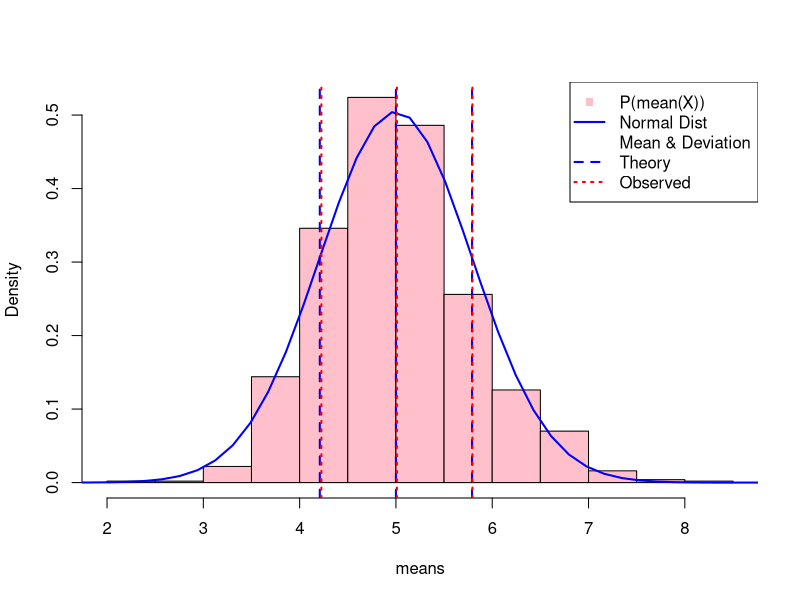
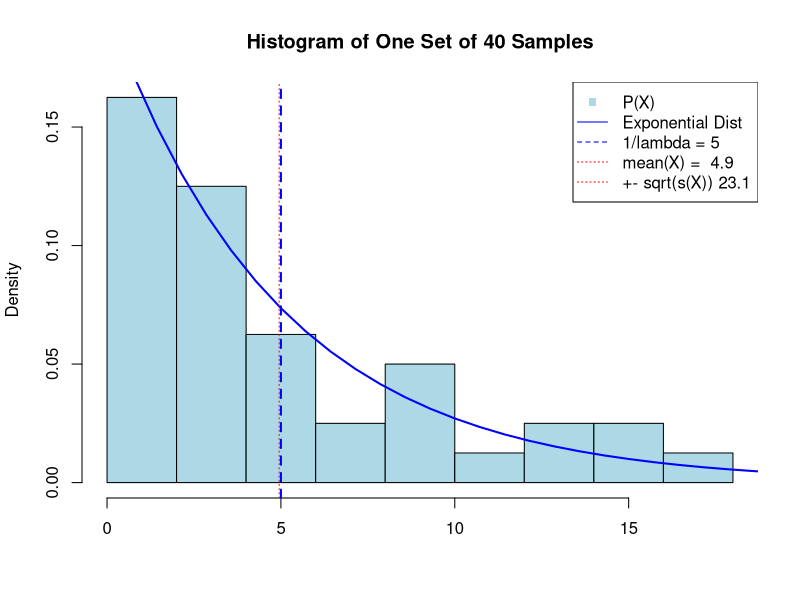
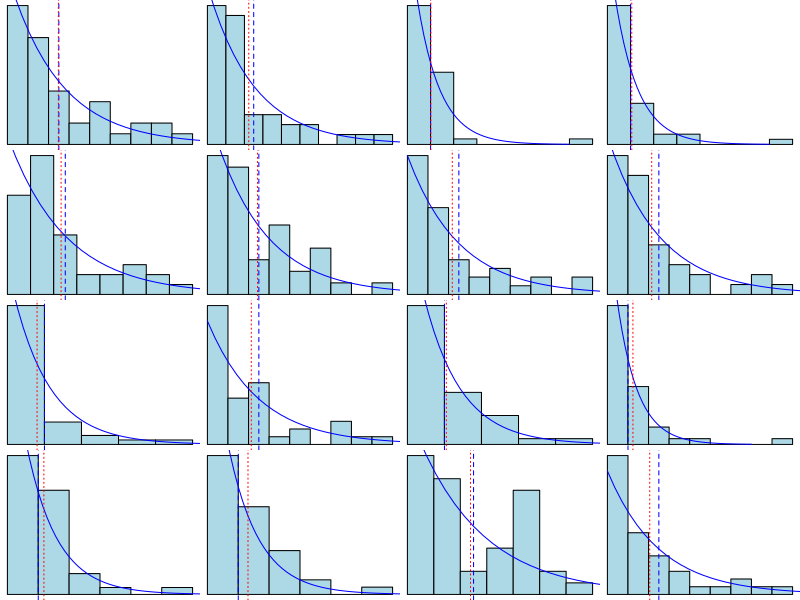

Write the R code that produced these figures, in order.
## ---- chunk 1
# Set the seed, to ensure repeatability
set.seed(1220)
# Set our constants and parameters of our distributions
nosim <- 1000
n <- 40
lambda <- .2
s_theory <- m_theory <- 1/lambda
se_theory <- s_theory/sqrt(n)   # standard deviation of the sample mean
# sample the distribution 40*1000 times
data <- matrix(rexp(n*nosim, lambda), nosim)
m <- apply(data, 1, function(p) sum(p)/n)
s <- apply(data, 1, function(p) sqrt(sum((p - m)^2)/(n-1)))
## ---- chunk 2
# Take the means of the 1000 rows of data
means <- apply(data, 1, mean)
# Calculate our theoretical distribution over the domain of our plot
x <- seq(0, 9, length.out=50)
y <- dnorm(x, mean=m_theory, sd=se_theory)
## ---- chunk 3
hist(means, col="pink", main="", probability=TRUE)
lines(x, y, lwd=2, col="blue")
abline(v=m_theory, lwd=2, lty="dashed", col="blue")
abline(v=m_theory - se_theory, lwd=2, lty="dashed", col="blue")
abline(v=m_theory + se_theory, lwd=2, lty="dashed", col="blue")

avgMean = mean(means)
avgSE = sd(means)
abline(v=avgMean, col="red", lwd=2, lty="dotted")
abline(v=avgMean - avgSE, col="red", lwd=2, lty="dotted")
abline(v=avgMean + avgSE, col="red", lwd=2, lty="dotted")
legend("topright", legend=c("P(mean(X))", "Normal Dist", "Mean & Deviation", "Theory", "Observed"), col=c("pink", "blue", NA, "blue", "red"), lwd=2, lty=c("blank", "solid", "blank", "dashed", "dotted"), pch=c(15, NA, NA, NA, NA))
## ---- chunk 4
x <- seq(0, 35, length.out=50)
y <- lambda * exp(-lambda*x)
## ---- chunk 5
hist(data[1,], main="Histogram of One Set of 40 Samples", col="lightblue", probability=TRUE, xlab="")
lines(x,y, lwd=2, col="blue")
abline(v=5, lwd=2, lty="dashed", col="blue")
abline(v=m[1], col="red", lty="dotted")
abline(v=m[1]-s[1], col="red", lty="dotted")
abline(v=m[1]+s[1], col="red", lty="dotted")
m <- round(m[1], 1)
s <- round(s[1], 1)
legend(x="topright", legend=c("P(X)", "Exponential Dist", "1/lambda = 5", paste("mean(X) = ", m), paste("+- sqrt(s(X))", s)), lty=c("blank", "solid", "dashed", "dotted", "dotted"), col=c("lightblue", "blue", "blue", "red", "red"), pch=c(15, NA, NA, NA, NA))
## ---- chunk 6
par(mfrow=c(4,4), mar=c(0, 0, 0, 0))
null <- lapply(1:16, function(p) {hist(data[p,], main="", col="lightblue", axes=FALSE, probability=TRUE); m <- mean(data[p,]); lines(x,y, col="blue"); abline(v=5, lty="dashed", col="blue"); abline(v=m, col="red", lty="dotted")})
par(mfrow=c(1,1), mar=c(5, 4, 4, 2) + 0.1)
